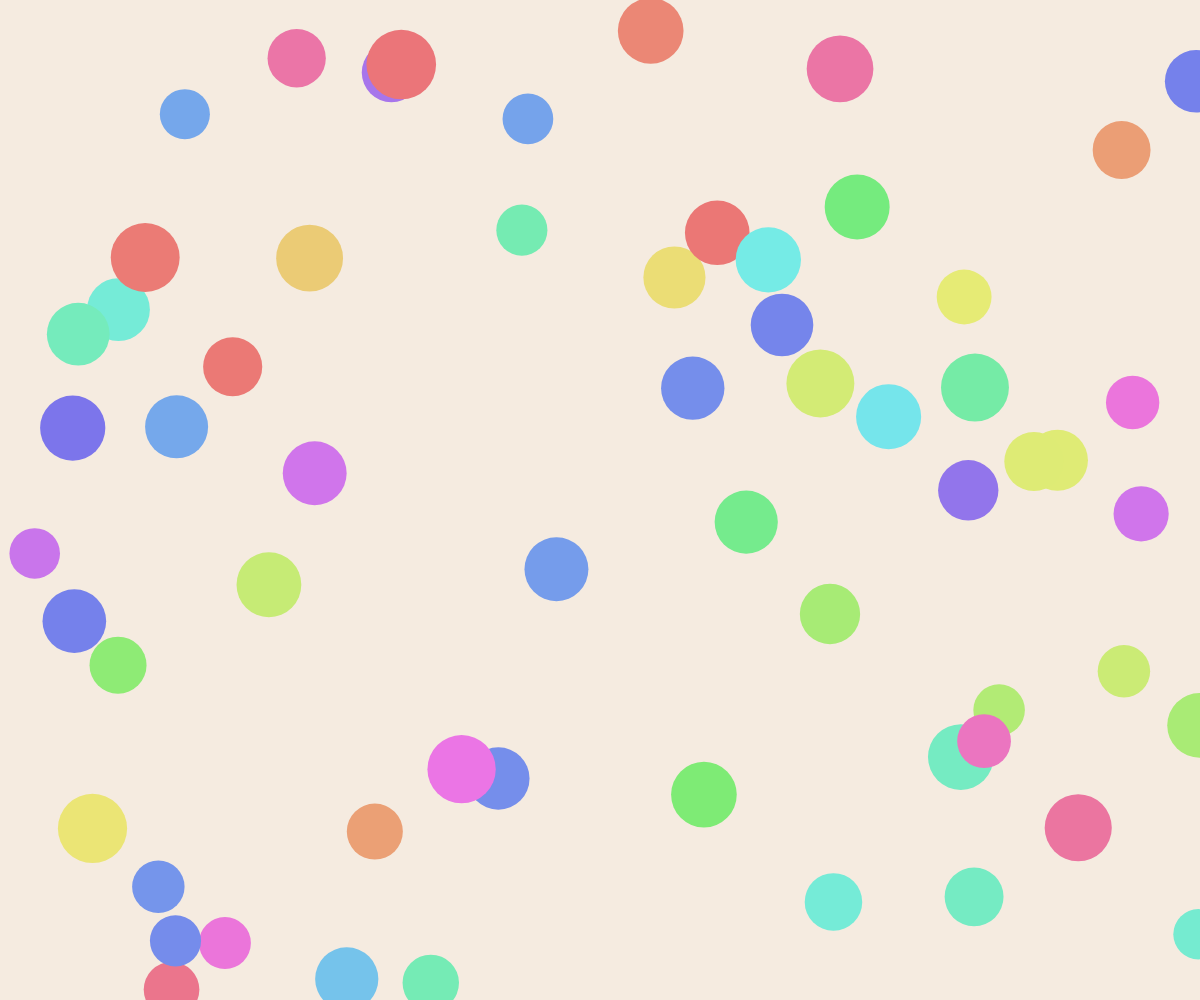
Frame 1 (no input)
Frame 60 (no input): identical to frame 1, image omitted
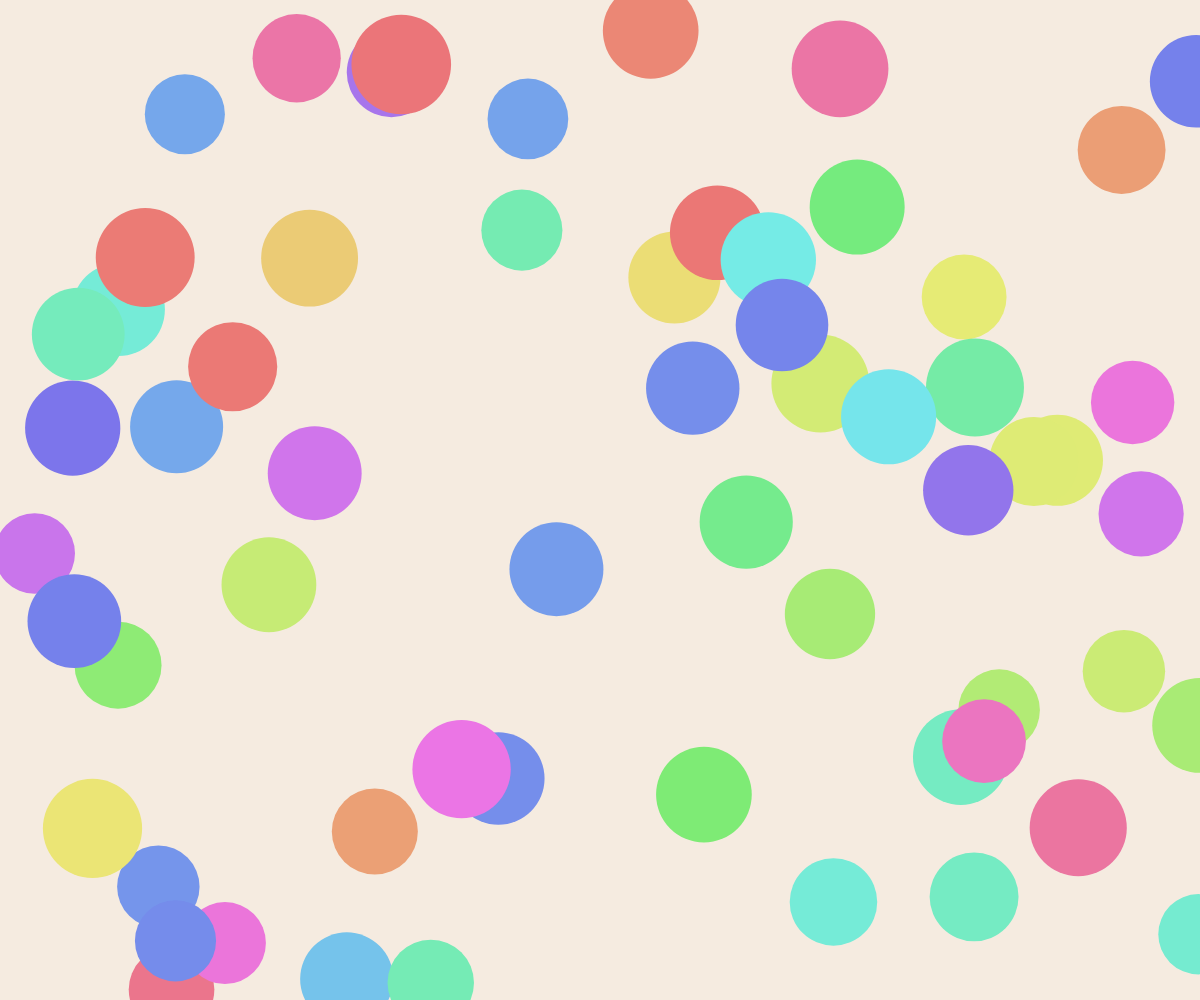
Frame 120 (the mouse pressed at the canvas centre since frame 60)

The p5.js sketch that drew these frames (run headless with seeded random() and noise() and a simulated clock; from frame 60 on, the mouse is pressed at the canvas centre):

// p5.js sketch
// ── sketch.js
let circles = [];

function setup() {
  createCanvas(windowWidth, windowHeight);
  colorMode(HSB, 360, 100, 100); // 使用 HSB 色彩模式
  background("#f5ebe0");

  // Generate 60 circles with random properties
  for (let i = 0; i < 60; i++) {
    circles.push({
      x: random(0, width), // x 座標範圍為整個畫布寬度
      y: random(0, height), // y 座標範圍為整個畫布高度
      size: random(30, 50), // 圓形大小範圍
      color: color(random(360), 50, 92), // 飽和度設為 50，亮度降低到 92
    });
  }
}

function draw() {
  background("#f5ebe0");

  // Update and draw each circle
  for (let circle of circles) {
    let sizeVariation = map(mouseX, 0, width, 20, 80); // 根據滑鼠水平位置調整大小
    let newSize = circle.size + sizeVariation;

    fill(circle.color);
    noStroke();
    ellipse(circle.x, circle.y, newSize); // 繪製圓形
  }
}

// ── style.css
/* 設定背景充滿整個螢幕 */
html, body {
  margin: 0;
  padding: 0;
  width: 100%;
  height: 100%;
  background-color: #f5ebe0; /* 背景顏色 */
  overflow: hidden; /* 隱藏滾動條 */
}

canvas {
  display: block;
  z-index: 1; /* 確保畫布位於背景上，但在 iframe 下方 */
  position: relative;
}

/* 選單樣式 */
.menu {
  position: absolute;
  top: 10px;
  right: 10px;
  list-style-type: none;
  margin: 0;
  padding: 0;
  background-color: #ffffff;
  border: 1px solid #ccc;
  border-radius: 5px;
  box-shadow: 0 2px 5px rgba(0, 0, 0, 0.2);
  z-index: 200; /* 確保選單顯示在最上層 */
}

.menu li {
  padding: 10px 20px;
  cursor: pointer;
  font-family: Arial, sans-serif;
  font-size: 14px;
  color: #14213d; /* 字體顏色 */
  position: relative;
}

.menu li:hover {
  background-color: #f0f0f0;
}

/* 子選單樣式 */
.submenu {
  list-style-type: none;
  margin: 0;
  padding: 0;
  display: none; /* 預設隱藏子選單 */
  position: absolute;
  top: 0; /* 子選單與父選單頂部對齊 */
  right: 100%; /* 子選單顯示在父選單的左側 */
  background-color: #ffffff;
  border: 1px solid #ccc;
  border-radius: 5px;
  box-shadow: 0 2px 5px rgba(0, 0, 0, 0.2);
  z-index: 201; /* 確保子選單顯示在選單上方 */
}

.menu li:hover .submenu {
  display: block; /* 滑鼠懸停時顯示子選單 */
}

.submenu li {
  padding: 10px 20px;
  cursor: pointer;
  font-size: 14px;
  color: #14213d;
}

.submenu li:hover {
  background-color: #f0f0f0;
}

/* 子選單中的連結樣式 */
.submenu li a {
  text-decoration: none;
  color: #14213d;
}

.submenu li a:hover {
  text-decoration: underline;
}

/* iframe 樣式 */
#iframe {
  position: absolute;
  top: 50%;
  left: 50%;
  width: 80%; /* 寬度占整個畫面的 80% */
  height: 80%; /* 高度占整個畫面的 80% */
  border: 1px solid #ccc;
  background-color: #ffffff;
  z-index: 150; /* 確保 iframe 疊加在背景上，但在選單下方 */
  box-shadow: 0 4px 10px rgba(0, 0, 0, 0.3); /* 添加陰影效果 */
  transform: translate(-50%, -50%); /* 將 iframe 的中心對齊螢幕中心 */
}
